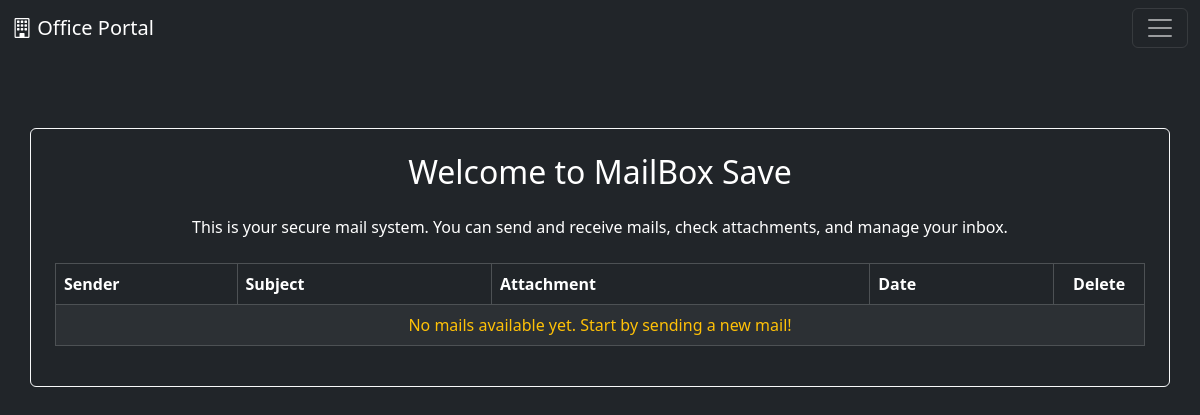
Before: /save-mail/ (signed in) with the older database file.
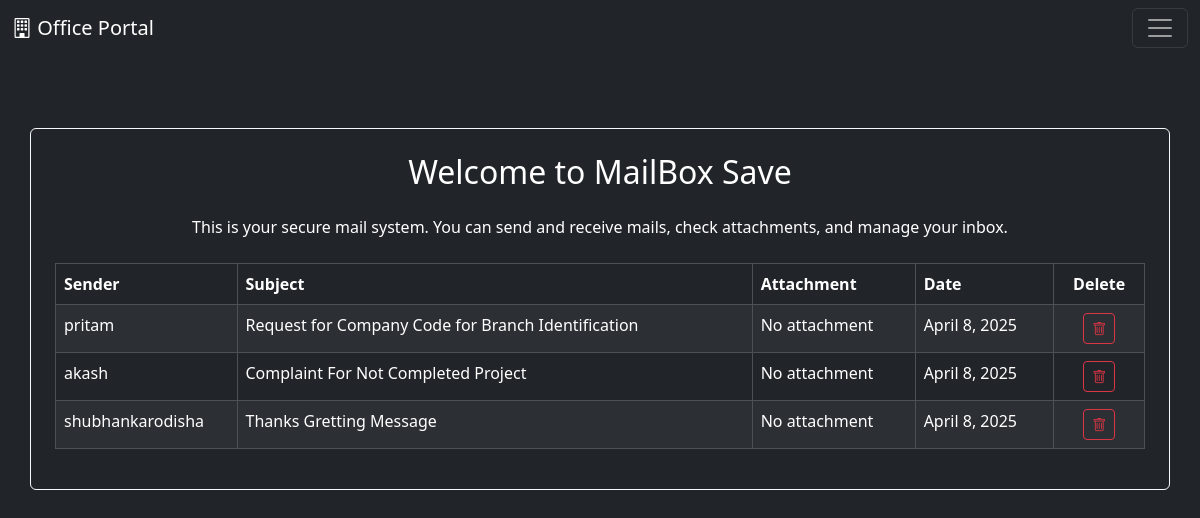
After: the same page with the newer database file.
### home/models.py (models this page shows, shortened)
class SaveDatasM(models.Model):
    names = models.ForeignKey(User, on_delete=models.CASCADE)
    savemail_data = models.CharField(max_length=100)
    user_name = models.CharField(max_length=500)
    subject = models.CharField(max_length=1000)
    text = models.CharField(max_length=5000)
    files = models.FileField(upload_to='pdf/', blank=True, null=True)
    text_time = models.DateField(default=timezone.now)

### home/views.py (the view)
# urls.py: path('save-mail/', views.saveMailPageFunction, name='SaveMail'),
def saveMailPageFunction(request):
    mails = SaveDatasM.objects.filter(names = request.user.id)
    context = {
        'mails' : mails,
    }
    return render(request, 'saveMail.html', context)

### templates/saveMail.html (shortened to what this page needs)
{% extends 'base.html' %}
{% block body %}
<div class="container mt-5 border border-light rounded p-4 bg-dark text-white" style="position: relative; top: 10vh;">
    <h2 class="text-center mb-4">Welcome to MailBox Save</h2>
    <p class="text-center text-white">This is your secure mail system. You can send and receive mails, check attachments, and manage your inbox.</p>
    <table class="table table-bordered table-striped table-dark mt-4">
        <thead>
            <tr>
                <th class="col-2">Sender</th>
                <th>Subject</th>
                <th>Attachment</th>
                <th>Date</th>
                <th class="col-1 text-center">Delete</th>
            </tr>
        </thead>
        <tbody>
            {% if mails %}
                {% for mail in mails %}
                    <tr>
                        <td>{{ mail.user_name|truncatechars:20 }}</td>
                        <td><a class="a-none" href="#">{{ mail.subject|truncatechars:60 }}</a></td>
                        <td>
                            {% if mail.files %}
                                <a href="/media/{{ mail.files }}" target="_blank" class="text-warning text-decoration-none">Download PDF</a>
                            {% else %}
                                No attachment
                            {% endif %}
                        </td>
                        <td>{{ mail.text_time }}</td>
                        <td class="text-center">
                            <a href="{% url 'DeleteMessage' mail.savemail_data 2 %}" class="btn btn-sm btn-outline-danger" title="Delete">
                                <i class="bi bi-trash"></i>
                            </a>
                        </td>
                    </tr>
                {% endfor %}
            {% else %}
                <tr>
                    <td colspan="5" class="text-center text-warning">No mails available yet. Start by sending a new mail!</td>
                </tr>
            {% endif %}
        </tbody>
    </table>
</div>
{% endblock %}

### templates/base.html (shortened to what this page needs)
<!DOCTYPE html>
<html lang="en">
<head>
    <link href="https://cdn.jsdelivr.net/npm/bootstrap@5.3.3/dist/css/bootstrap.min.css" rel="stylesheet">
    <link href="https://cdn.jsdelivr.net/npm/bootstrap-icons@1.10.5/font/bootstrap-icons.css" rel="stylesheet">
</head>
<body class="bg-dark">
    {% include 'navbar.html' %}
      {% block body %}
      {% endblock %}
</body>
</html>

### templates/navbar.html (shortened to what this page needs)
<nav class="navbar navbar-dark bg-dark fixed-top">
  <div class="container-fluid">
    <a class="navbar-brand" href="{% url 'home' %}"><i class="bi bi-building"></i> Office Portal</a>
    <button class="navbar-toggler" type="button" data-bs-toggle="offcanvas" data-bs-target="#offcanvasDarkNavbar" aria-controls="offcanvasDarkNavbar" aria-label="Toggle navigation">
      <span class="navbar-toggler-icon"></span>
    </button>
  </div>
</nav>

### templates/saveMail.html (style rules this page uses)
.a-none { color: white; text-decoration: none; }

Changed rows visible on the page:
added SaveDatasM: user_name "pritam", subject "Request for Company Code for Branch Identification", files "No attachment", text_time "April 8, 2025"
added SaveDatasM: user_name "akash", subject "Complaint For Not Completed Project", files "No attachment", text_time "April 8, 2025"
added SaveDatasM: user_name "shubhankarodisha", subject "Thanks Gretting Message", files "No attachment", text_time "April 8, 2025"
Other visible differences:
text no longer shown: "No mails available yet. Start by sending a new mail!"
